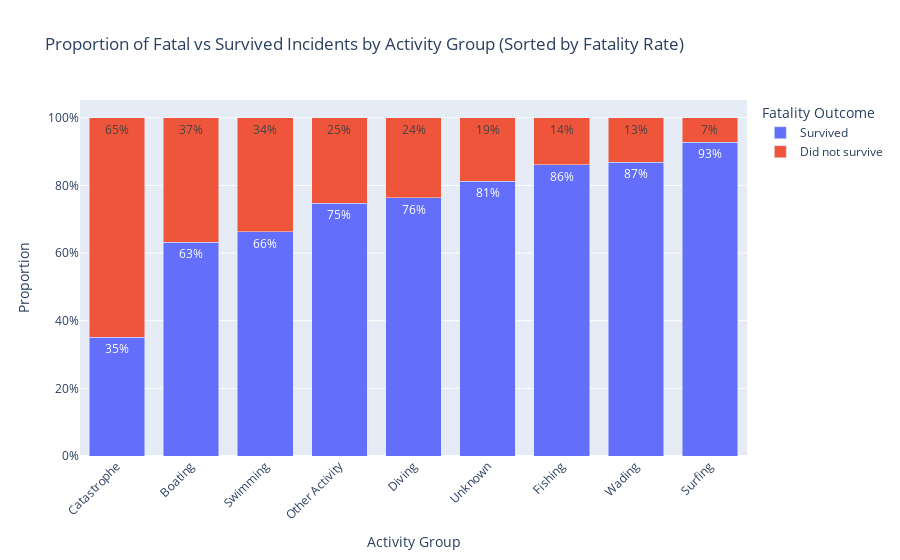

Source (notebook cell):
### Code cell
import plotly.express as px
import pandas as pd

# Calculate proportions
activity_fatal = (
    df.groupby("Activity_group")["Fatal Y/N"]
    .value_counts(normalize=True)
    .rename("Proportion")
    .reset_index()
)

# Extract only fatal proportions for sorting
fatal_order = (
    activity_fatal[activity_fatal["Fatal Y/N"] == "Did not survive"]
    .sort_values("Proportion", ascending=False)["Activity_group"]
)

# Create the bar chart, sorted by fatality proportion
fig = px.bar(
    activity_fatal,
    x="Activity_group",
    y="Proportion",
    color="Fatal Y/N",
    barmode="stack",
    category_orders={"Activity_group": fatal_order},
    text=activity_fatal["Proportion"].apply(lambda x: f"{x:.0%}"),
    title="Proportion of Fatal vs Survived Incidents by Activity Group (Sorted by Fatality Rate)",
    labels={
        "Activity_group": "Activity Group",
        "Proportion": "Proportion",
        "Fatal Y/N": "Outcome",
    },
)

# Layout adjustments
fig.update_traces(textposition="inside")
fig.update_layout(
    xaxis_tickangle=-45,
    yaxis_tickformat=".0%",
    legend_title="Fatality Outcome",
    bargap=0.25,
)
fig.show()

### Figure 1 — Plotly figure (JSON) as saved in the notebook; plotly's stock layout.template omitted (floating-point values rounded to 4 significant figures)
{"data": [{"alignmentgroup": "True", "hovertemplate": "Outcome=Survived<br>Activity Group=%{x}<br>Proportion=%{y}<br>text=%{text}<extra></extra>", "legendgroup": "Survived", "marker": {"color": "#636efa", "pattern": {"shape": ""}}, "name": "Survived", "offsetgroup": "Survived", "orientation": "v", "showlegend": true, "text": ["63%", "35%", "76%", "86%", "75%", "93%", "66%", "81%", "87%"], "textposition": "inside", "type": "bar", "x": ["Boating", "Catastrophe", "Diving", "Fishing", "Other Activity", "Surfing", "Swimming", "Unknown", "Wading"], "xaxis": "x", "y": [0.6325, 0.3506, 0.7641, 0.8618, 0.747, 0.9273, 0.6629, 0.812, 0.8682], "yaxis": "y"}, {"alignmentgroup": "True", "hovertemplate": "Outcome=Did not survive<br>Activity Group=%{x}<br>Proportion=%{y}<br>text=%{text}<extra></extra>", "legendgroup": "Did not survive", "marker": {"color": "#EF553B", "pattern": {"shape": ""}}, "name": "Did not survive", "offsetgroup": "Did not survive", "orientation": "v", "showlegend": true, "text": ["37%", "65%", "24%", "14%", "25%", "7%", "34%", "19%", "13%"], "textposition": "inside", "type": "bar", "x": ["Boating", "Catastrophe", "Diving", "Fishing", "Other Activity", "Surfing", "Swimming", "Unknown", "Wading"], "xaxis": "x", "y": [0.3675, 0.6494, 0.2359, 0.1382, 0.253, 0.07269, 0.3371, 0.188, 0.1318], "yaxis": "y"}], "layout": {"bargap": 0.25, "barmode": "stack", "legend": {"title": {"text": "Fatality Outcome"}, "tracegroupgap": 0}, "title": {"text": "Proportion of Fatal vs Survived Incidents by Activity Group (Sorted by Fatality Rate)"}, "xaxis": {"anchor": "y", "categoryarray": ["Catastrophe", "Boating", "Swimming", "Other Activity", "Diving", "Unknown", "Fishing", "Wading", "Surfing"], "categoryorder": "array", "domain": [0, 1], "tickangle": -45, "title": {"text": "Activity Group"}}, "yaxis": {"anchor": "x", "domain": [0, 1], "tickformat": ".0%", "title": {"text": "Proportion"}}}}
